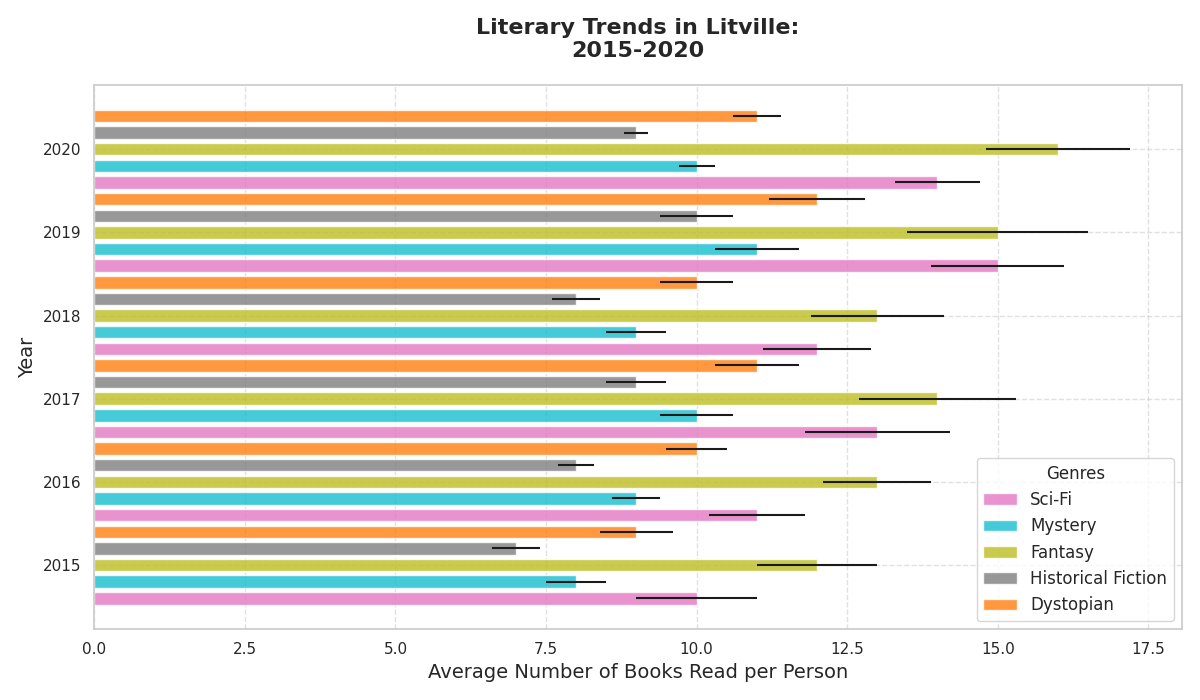

Python code for this plot:
import matplotlib.pyplot as plt
import numpy as np

years = np.array([2015, 2016, 2017, 2018, 2019, 2020])

sci_fi = np.array([10, 11, 13, 12, 15, 14])
mystery = np.array([8, 9, 10, 9, 11, 10])
fantasy = np.array([12, 13, 14, 13, 15, 16])
historical_fiction = np.array([7, 8, 9, 8, 10, 9])
dystopian = np.array([9, 10, 11, 10, 12, 11])

errors = {
    "Sci-Fi": np.array([1, 0.8, 1.2, 0.9, 1.1, 0.7]),
    "Mystery": np.array([0.5, 0.4, 0.6, 0.5, 0.7, 0.3]),
    "Fantasy": np.array([1, 0.9, 1.3, 1.1, 1.5, 1.2]),
    "Historical Fiction": np.array([0.4, 0.3, 0.5, 0.4, 0.6, 0.2]),
    "Dystopian": np.array([0.6, 0.5, 0.7, 0.6, 0.8, 0.4]),
}

# New set of colors for each genre
new_colors = ['#e377c2', '#17becf', '#bcbd22', '#7f7f7f', '#ff7f0e']

fig, ax = plt.subplots(figsize=(12, 7))

ax.barh(years - 0.4, sci_fi, xerr=errors["Sci-Fi"], label='Sci-Fi', color=new_colors[0], height=0.15, alpha=0.8)
ax.barh(years - 0.2, mystery, xerr=errors["Mystery"], label='Mystery', color=new_colors[1], height=0.15, alpha=0.8)
ax.barh(years, fantasy, xerr=errors["Fantasy"], label='Fantasy', color=new_colors[2], height=0.15, alpha=0.8)
ax.barh(years + 0.2, historical_fiction, xerr=errors["Historical Fiction"], label='Historical Fiction', color=new_colors[3], height=0.15, alpha=0.8)
ax.barh(years + 0.4, dystopian, xerr=errors["Dystopian"], label='Dystopian', color=new_colors[4], height=0.15, alpha=0.8)

ax.set_title("Literary Trends in Litville:\n2015-2020", fontsize=16, fontweight='bold', pad=20)
ax.set_xlabel("Average Number of Books Read per Person", fontsize=14)
ax.set_ylabel("Year", fontsize=14)
ax.set_yticks(years)
ax.legend(title='Genres', fontsize=12, loc='lower right')
ax.grid(True, linestyle='--', alpha=0.6)

plt.tight_layout()
plt.show()
